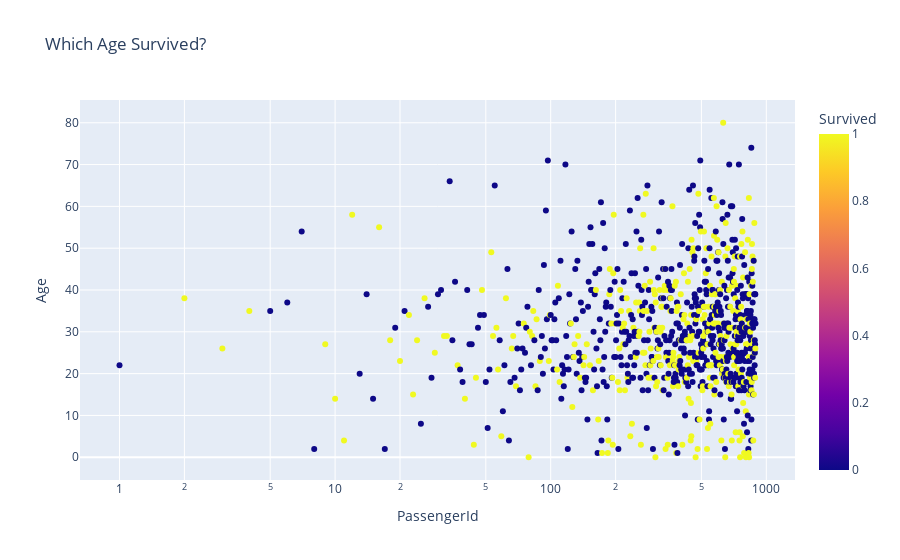

Notebook source saved alongside this figure:
### Markdown cell above
![plot](image/newplot.png)

### Code cell
for template in ['plotly']:
    fig = px.scatter(df_train,
                     x='PassengerId', y='Age', color='Survived',
                     log_x=True, size_max=20,
                     template=template, title='Which Age Survived?')
    fig.show()

### Figure 1 — Plotly figure (JSON) as saved in the notebook; plotly's stock layout.template omitted (floating-point values rounded to 4 significant figures; data arrays with more than 128 entries replaced by an {"elided": "..."} marker saying what was removed)
{"data": [{"hovertemplate": "PassengerId=%{x}<br>Age=%{y}<br>Survived=%{marker.color}<extra></extra>", "legendgroup": "", "marker": {"color": {"elided": "891 int values"}, "coloraxis": "coloraxis", "symbol": "circle"}, "mode": "markers", "name": "", "orientation": "v", "showlegend": false, "type": "scatter", "x": {"elided": "891 int values"}, "xaxis": "x", "y": {"elided": "891 int values"}, "yaxis": "y"}], "layout": {"coloraxis": {"colorbar": {"title": {"text": "Survived"}}, "colorscale": [[0, "#0d0887"], [0.1111, "#46039f"], [0.2222, "#7201a8"], [0.3333, "#9c179e"], [0.4444, "#bd3786"], [0.5556, "#d8576b"], [0.6667, "#ed7953"], [0.7778, "#fb9f3a"], [0.8889, "#fdca26"], [1, "#f0f921"]]}, "legend": {"tracegroupgap": 0}, "title": {"text": "Which Age Survived?"}, "xaxis": {"anchor": "y", "domain": [0, 1], "title": {"text": "PassengerId"}, "type": "log"}, "yaxis": {"anchor": "x", "domain": [0, 1], "title": {"text": "Age"}}}}
